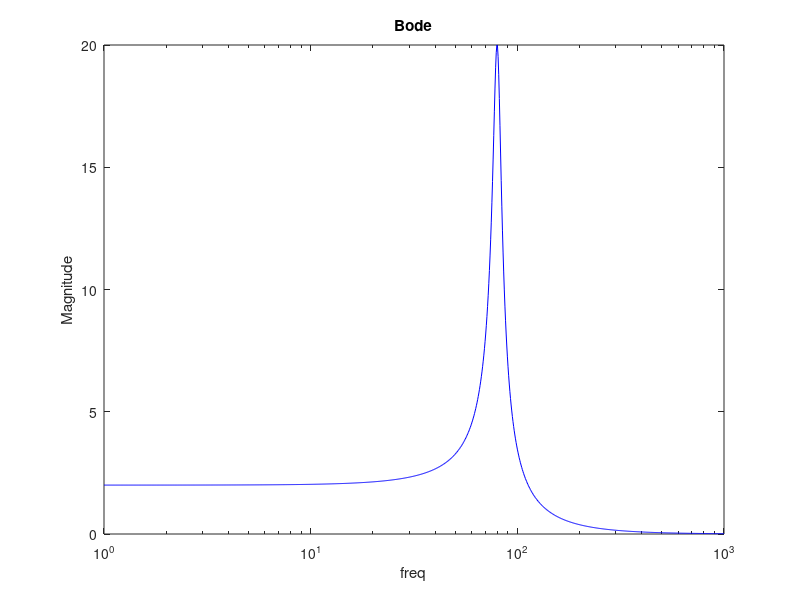
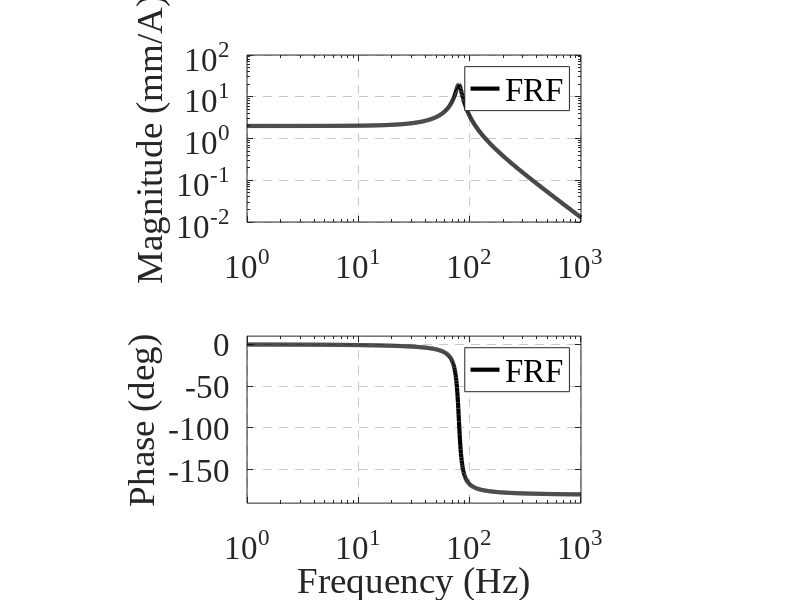

MATLAB code for these plots, in order:
% 이름   : frequency_response_example
% 용도   : plot-style frequency-response 케이스 — before/after 비교 예제 (FRF, 물리 단위 mag)
% 작성자 : REM2 / 2026
% 사용법 : MATLAB에서 직접 실행 (외부 데이터 불필요). image_fig/에 PNG 저장
% 의존성 : 없음 (기본 MATLAB, Control System Toolbox 불필요)

%% 합성 데이터 — 2차 시스템 주파수응답 (변위/전류, mm/A)
clear; clc;
fn   = 80;                                  % 고유진동수 (Hz)
wn   = 2*pi*fn;                             % (rad/s)
zeta = 0.05;                                % 저감쇠 → 공진 피크
Kdc  = 2.0;                                 % DC 게인 (mm/A)
f    = logspace(0, 3, 1000);               % 주파수 (Hz), 1 ~ 1000
w    = 2*pi*f;
H    = Kdc * wn^2 ./ (wn^2 - w.^2 + 1i*2*zeta*wn.*w);   % FRF (mm/A)
mag  = abs(H);                              % 크기 (mm/A) — 물리 단위
phase = unwrap(angle(H)) * 180/pi;         % 위상 (deg), unwrap 후 변환

%% 출력 폴더
thisDir = fileparts(mfilename('fullpath'));
outDir  = fullfile(thisDir, 'image_fig');
if ~exist(outDir, 'dir'); mkdir(outDir); end

%% ── BEFORE — 흔한 문제: 단일 패널, mag에 semilogx(물리단위인데 로그-로그 아님), bare 'Magnitude', 얇은 선, 위상 없음, grid 없음
figBefore = figure('Name', 'frequency-response BEFORE');
semilogx(f, mag, 'b');                      % 물리 단위인데 semilogx + 얇은 선
xlabel('freq');                             % 단위 없음
ylabel('Magnitude');                        % 물리 단위 없음
title('Bode');
exportgraphics(figBefore, fullfile(outDir, 'frequency_response_before.png'), 'Resolution', 300);

%% ── AFTER — plot-style Common + frequency-response 케이스 적용
fontSize  = 24;  fontName = 'Times New Roman';  lineWidth = 3.0;
gridStyle = '--';  gridAlpha = 0.25;
colorOrder = [0 0 0; 1 0 0; 0 0 1];

figAfter = figure('Name', 'frequency-response AFTER', 'Color', 'w', ...
                  'Units', 'pixels', 'Position', [100 100 900 760]);
axMag   = subplot(2, 1, 1, 'Parent', figAfter);
axPhase = subplot(2, 1, 2, 'Parent', figAfter);

% 크기: 물리 단위 → loglog (로그 스케일 먼저 그린 뒤 hold)
loglog(axMag, f, mag, 'LineStyle', '-', 'Color', colorOrder(1,:), 'LineWidth', lineWidth);
ylabel(axMag, 'Magnitude (mm/A)');          % 출력/입력 물리 단위 명시
xlim(axMag, [f(1), f(end)]);
ylim(axMag, [1e-2, 1e2]);                   % 데이터(약 0.013~20) 포함, decade tick

% 위상: 항상 semilogx
semilogx(axPhase, f, phase, 'LineStyle', '-', 'Color', colorOrder(1,:), 'LineWidth', lineWidth);
ylabel(axPhase, 'Phase (deg)');
xlabel(axPhase, 'Frequency (Hz)');          % 아래 패널만 x라벨
xlim(axPhase, [f(1), f(end)]);
ylim(axPhase, [-190, 10]);

% per-axes styling 적용 (두 패널 모두)
for ax = [axMag, axPhase]
    set(ax, 'FontSize', fontSize, 'FontName', fontName, 'Box', 'on', ...
            'XGrid', 'on', 'YGrid', 'on', 'GridLineStyle', gridStyle, 'GridAlpha', gridAlpha);
    pbaspect(ax, [2 1 1]);                  % 종횡비 명시 (Common 기본; freq 모듈은 미지정)
end
% 범례: 모든 axes에 존재 (단일 시리즈라도 두 패널 모두)
legend(axMag,   {'FRF'}, 'Location', 'northeast', 'FontSize', fontSize, 'FontName', fontName);
legend(axPhase, {'FRF'}, 'Location', 'northeast', 'FontSize', fontSize, 'FontName', fontName);
linkaxes([axMag, axPhase], 'x');
exportgraphics(figAfter, fullfile(outDir, 'frequency_response_after.png'), 'Resolution', 300);

disp('frequency_response_example: before/after PNG 저장 완료 → image_fig/');
